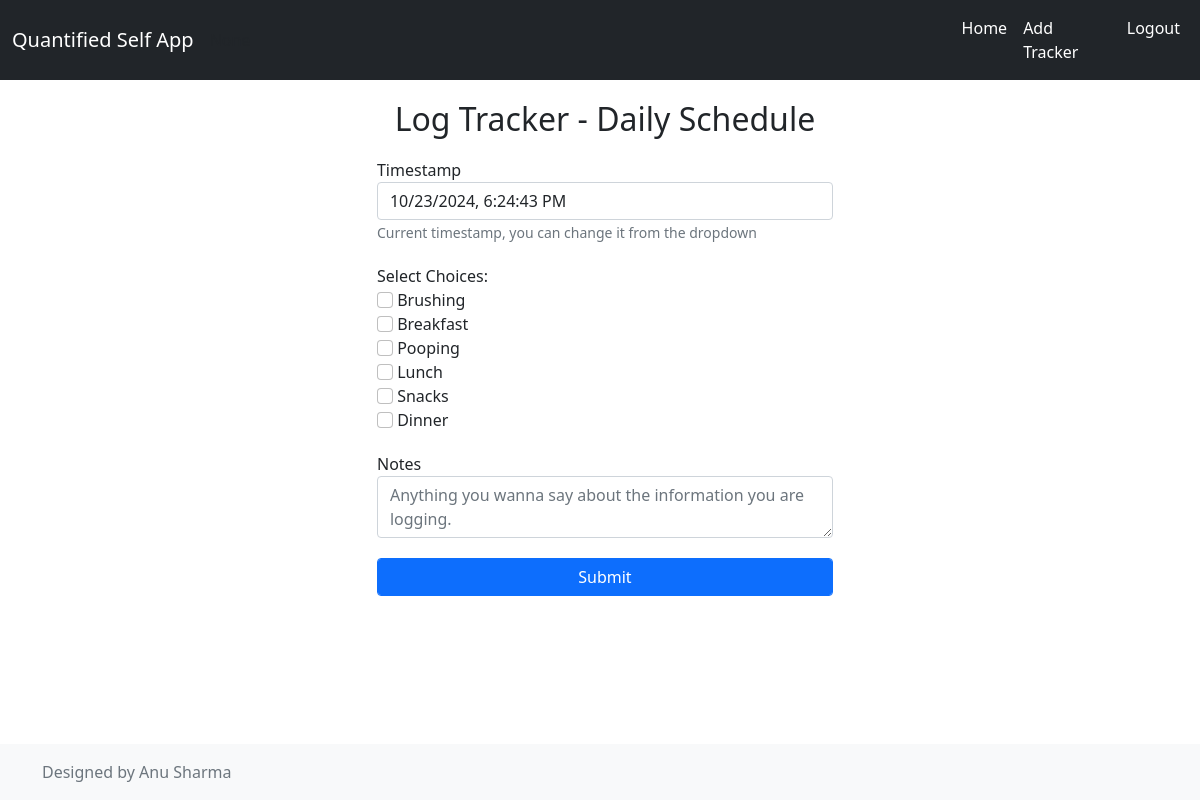
Screenshot of /tracker/18/log/add (signed in) with the database file from the repository.
### application/models.py (models this page shows)
class Tracker(db.Model):
    __tablename__ = 'tracker'
    id = db.Column(db.Integer, autoincrement = True, primary_key = True)
    name = db.Column(db.String(100), nullable = False)
    description = db.Column(db.String(255))
    user_id = db.Column(db.Integer, db.ForeignKey("user.id"), nullable = False)
    settings = db.relationship('Settings', backref='tracker', cascade="all,delete")
    ttype = db.relationship('Tracker_type', backref='tracker', cascade="all,delete")
    values = db.relationship('Tracker_log', backref='tracker', cascade="all,delete")

class Tracker_type(db.Model):
    __tablename__ = 'tracker_type'
    id = db.Column(db.Integer, autoincrement = True , primary_key = True)
    tracker_id = db.Column(db.Integer, db.ForeignKey("tracker.id"), nullable = False)
    datatype = db.Column(db.String(55), nullable = False)
    value = db.Column(db.String(255), nullable = True)

### application/controllers/log.py (the view, shortened to what this page needs)
@app.route('/tracker/<int:id>/log/add', methods = ['GET', 'POST'])
@login_required
def add_tracker_log(id):
    try:
        tracker_data = Tracker.query.filter_by(user_id=flask_login.current_user.id, id=id).one_or_none()
        if tracker_data:
            datatypes = list(set([i.datatype for i in tracker_data.ttype]))
            data = {
                'id': tracker_data.id,
                'name': tracker_data.name,
                'description': tracker_data.description,
                'user_id': tracker_data.user_id,
                'settings': ",".join([i.value for i in tracker_data.settings]),
                'type': datatypes[0] if len(datatypes) > 0 else '',
                'choices': {i.id: (i.value if i.value else '') for i in tracker_data.ttype}
            }
            if request.method == 'GET':
                return render_template('tracker/log.html', tracker=data, title='Log Tracker')
        else:
            return show_normal_404()
    except:
        app.logger.exception("error occurred")
        abort(500)

### templates/tracker/log.html (shortened to what this page needs)
{% with title=title %}{% include "header.html" %}{% endwith %}
<div class="col col-11">
    <div class="row justify-content-md-center">
        <div class="col-md-auto">
    <h2 class="page-head">
        {% if edit_mode %}Edit Log{% else %}Log{% endif %} Tracker - {{tracker['name']}}
    </h2>
    </div>
    </div>
<div class="row justify-content-md-center">
    <div class="col-md-6">
{% if edit_mode %}
<form action="/tracker/{{tracker['id']}}/log/{{log['id']}}/edit" method="POST" name="edit_tracker_log_form">
{% else %}
<form action="/tracker/{{tracker['id']}}/log/add" method="POST" name="add_tracker_log_form">
{% endif %}
    <div class="form-group">
        <label for="ldate">Timestamp</label>
        <input id="ldate" class="form-control" name="ldate" required type="text" value="{% if retry %}{{form.ldate.data.strftime(date_format)}}{% elif edit_mode %}{{log['timestamp']}}{% endif %}">
        <small class="form-text text-muted">Current timestamp, you can change it from the dropdown</small>
    </div>
{% if (tracker['type'] in ['integer', 'float', 'timerange']) %}
<div class="form-group">
    <label for="lvalue">{% if tracker['type'] == 'float' %}Numerical Value (Decimal){% elif tracker['type'] == 'integer' %}Numerical Value (integer){% else %}Time Range{% endif %}</label>
    <input id="lvalue" name="lvalue" class="form-control" required minlength="1" type="text" value="{% if retry %}{{form.lvalue.data}}{% elif edit_mode %}{{log['value'][0]}}{% endif %}">
    <small class="form-text text-muted">The value you want to log in {{tracker['type'] | title}} format.</small>
</div>
{% elif (tracker['type'] == 'ms') %}
    <div class="form-group">
        Select Choices:<br />
    {% for i in tracker['choices'] %}
        <input type="checkbox" id="lchoice{{i}}" name="lchoice" class="form-check-input" value="{{i}}" {% if edit_mode %}{% if i|string in log['value'] %}checked{% endif %}{% endif %}>
        <label class="form-check-label" for="lchoice{{i}}"> {{tracker['choices'][i]}}</label><br>
    {% endfor %}
    </div>
{% endif %}
    <div class="form-group">
        <label for="lnote">Notes</label>
        <textarea class="form-control" id="lnote" placeholder="Anything you wanna say about the information you are logging." name="lnote" maxlength="255"></textarea>
    </div>
    <div class="form-group">
        <input id="submit" name="submit" type="submit" class="form-control btn btn-primary" value="Submit">
    </div>
</form>
</div>
</div>
</div>
{% with title=title %}{% include "footer.html" %}{% endwith %}

### static/css/custom.css (style rules this page uses)
.page-head { margin:20px; }
.form-group { margin-bottom:20px; }

### rows the page displays
Tracker: name "Daily Schedule"
Tracker_type: value "Brushing"
Tracker_type: value "Breakfast"
Tracker_type: value "Pooping"
Tracker_type: value "Lunch"
Tracker_type: value "Snacks"
Tracker_type: value "Dinner"

### other values shown
{{ text|e }} "Home" "Add Tracker" "Logout"
